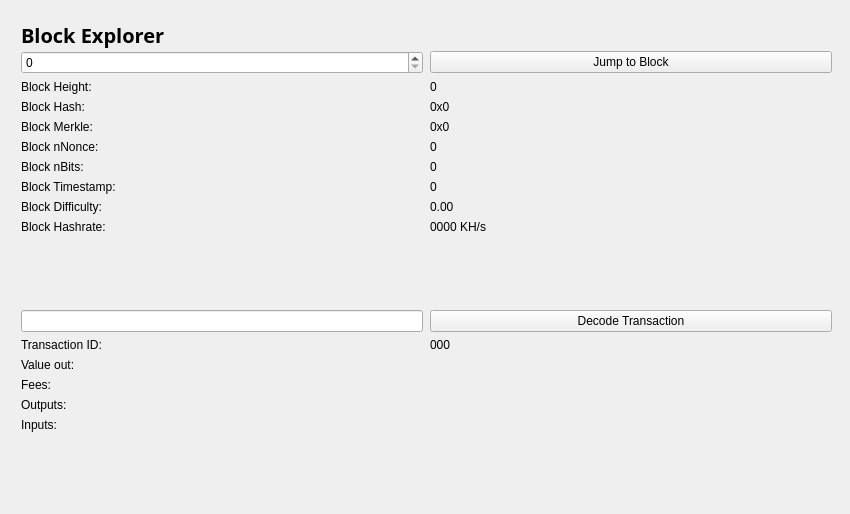
<?xml version="1.0" encoding="UTF-8"?>
<ui version="4.0">
 <class>BlockBrowser</class>
 <widget class="QWidget" name="BlockBrowser">
  <property name="windowModality">
   <enum>Qt::NonModal</enum>
  </property>
  <property name="enabled">
   <bool>true</bool>
  </property>
  <property name="geometry">
   <rect>
    <x>0</x>
    <y>0</y>
    <width>850</width>
    <height>514</height>
   </rect>
  </property>
  <property name="sizePolicy">
   <sizepolicy hsizetype="Expanding" vsizetype="Expanding">
    <horstretch>0</horstretch>
    <verstretch>0</verstretch>
   </sizepolicy>
  </property>
  <property name="minimumSize">
   <size>
    <width>0</width>
    <height>0</height>
   </size>
  </property>
  <property name="acceptDrops">
   <bool>false</bool>
  </property>
  <property name="windowTitle">
   <string>Form</string>
  </property>
  <layout class="QGridLayout">
   <property name="sizeConstraint">
    <enum>QLayout::SetMaximumSize</enum>
   </property>
   <property name="leftMargin">
    <number>21</number>
   </property>
   <property name="topMargin">
    <number>21</number>
   </property>
   <property name="rightMargin">
    <number>10</number>
   </property>
   <item row="1" column="0">
    <widget class="QWidget" name="widget" native="true">
     <property name="sizePolicy">
      <sizepolicy hsizetype="Expanding" vsizetype="Expanding">
       <horstretch>0</horstretch>
       <verstretch>0</verstretch>
      </sizepolicy>
     </property>
     <widget class="QWidget" name="layoutWidget">
      <property name="geometry">
       <rect>
        <x>0</x>
        <y>0</y>
        <width>699</width>
        <height>27</height>
       </rect>
      </property>
      <layout class="QHBoxLayout" name="horizontalLayout_4">
       <property name="spacing">
        <number>7</number>
       </property>
       <item>
        <widget class="QLabel" name="label_5">
         <property name="font">
          <font>
           <family>Open Sans,sans-serif</family>
          </font>
         </property>
         <property name="text">
          <string>&lt;html&gt;&lt;head/&gt;&lt;body&gt;&lt;p&gt;&lt;span style=&quot; font-size:20px; font-weight:600; color:#000000;&quot;&gt;Block Explorer &lt;/span&gt;&lt;/p&gt;&lt;/body&gt;&lt;/html&gt;</string>
         </property>
        </widget>
       </item>
       <item>
        <spacer name="horizontalSpacer_2">
         <property name="orientation">
          <enum>Qt::Horizontal</enum>
         </property>
         <property name="sizeHint" stdset="0">
          <size>
           <width>40</width>
           <height>20</height>
          </size>
         </property>
        </spacer>
       </item>
      </layout>
     </widget>
     <widget class="QWidget" name="layoutWidget_2">
      <property name="geometry">
       <rect>
        <x>0</x>
        <y>30</y>
        <width>811</width>
        <height>451</height>
       </rect>
      </property>
      <layout class="QGridLayout" name="gridLayout_3" rowstretch="0,0,0,0,0,0,0,0,0,0,0,0,0,0,0,0,0,0,0" columnstretch="0,0">
       <property name="sizeConstraint">
        <enum>QLayout::SetDefaultConstraint</enum>
       </property>
       <property name="horizontalSpacing">
        <number>7</number>
       </property>
       <item row="18" column="0">
        <spacer name="verticalSpacer">
         <property name="orientation">
          <enum>Qt::Vertical</enum>
         </property>
         <property name="sizeHint" stdset="0">
          <size>
           <width>20</width>
           <height>40</height>
          </size>
         </property>
        </spacer>
       </item>
       <item row="12" column="1">
        <widget class="QPushButton" name="txButton">
         <property name="text">
          <string>Decode Transaction</string>
         </property>
        </widget>
       </item>
       <item row="17" column="0">
        <widget class="QLabel" name="inputLabel">
         <property name="text">
          <string>Inputs:</string>
         </property>
         <property name="alignment">
          <set>Qt::AlignLeading|Qt::AlignLeft|Qt::AlignTop</set>
         </property>
        </widget>
       </item>
       <item row="10" column="1">
        <widget class="QLabel" name="pawBox">
         <property name="text">
          <string>0000 KH/s</string>
         </property>
        </widget>
       </item>
       <item row="14" column="0">
        <widget class="QLabel" name="valueLabel">
         <property name="text">
          <string>Value out:</string>
         </property>
        </widget>
       </item>
       <item row="13" column="0">
        <widget class="QLabel" name="txLabel">
         <property name="text">
          <string>Transaction ID:</string>
         </property>
        </widget>
       </item>
       <item row="9" column="1">
        <widget class="QLabel" name="hardBox">
         <property name="text">
          <string>0.00</string>
         </property>
        </widget>
       </item>
       <item row="13" column="1">
        <widget class="QLabel" name="txID">
         <property name="text">
          <string>000</string>
         </property>
        </widget>
       </item>
       <item row="17" column="1">
        <widget class="QLabel" name="inputBox">
         <property name="text">
          <string/>
         </property>
         <property name="alignment">
          <set>Qt::AlignLeading|Qt::AlignLeft|Qt::AlignTop</set>
         </property>
        </widget>
       </item>
       <item row="14" column="1">
        <widget class="QLabel" name="valueBox">
         <property name="text">
          <string/>
         </property>
        </widget>
       </item>
       <item row="9" column="0">
        <widget class="QLabel" name="hardLabel">
         <property name="text">
          <string>Block Difficulty:</string>
         </property>
        </widget>
       </item>
       <item row="1" column="0">
        <widget class="QSpinBox" name="heightBox">
         <property name="sizePolicy">
          <sizepolicy hsizetype="Preferred" vsizetype="Fixed">
           <horstretch>0</horstretch>
           <verstretch>0</verstretch>
          </sizepolicy>
         </property>
         <property name="maximum">
          <number>99999999</number>
         </property>
        </widget>
       </item>
       <item row="3" column="0">
        <widget class="QLabel" name="heightLabel_2">
         <property name="text">
          <string>Block Height:</string>
         </property>
        </widget>
       </item>
       <item row="8" column="1">
        <widget class="QLabel" name="timeBox">
         <property name="text">
          <string>0</string>
         </property>
        </widget>
       </item>
       <item row="1" column="1">
        <widget class="QPushButton" name="blockButton">
         <property name="text">
          <string>Jump to Block</string>
         </property>
        </widget>
       </item>
       <item row="5" column="0">
        <widget class="QLabel" name="merkleLabel">
         <property name="text">
          <string>Block Merkle:</string>
         </property>
        </widget>
       </item>
       <item row="4" column="0">
        <widget class="QLabel" name="hashLabel">
         <property name="text">
          <string>Block Hash:</string>
         </property>
        </widget>
       </item>
       <item row="15" column="1">
        <widget class="QLabel" name="feesBox">
         <property name="text">
          <string/>
         </property>
        </widget>
       </item>
       <item row="10" column="0">
        <widget class="QLabel" name="pawLabel">
         <property name="text">
          <string>Block Hashrate:</string>
         </property>
        </widget>
       </item>
       <item row="3" column="1">
        <widget class="QLabel" name="heightLabel">
         <property name="text">
          <string>0</string>
         </property>
        </widget>
       </item>
       <item row="15" column="0">
        <widget class="QLabel" name="feesLabel">
         <property name="text">
          <string>Fees:</string>
         </property>
        </widget>
       </item>
       <item row="7" column="0">
        <widget class="QLabel" name="bitsLabel">
         <property name="text">
          <string>Block nBits:</string>
         </property>
        </widget>
       </item>
       <item row="7" column="1">
        <widget class="QLabel" name="bitsBox">
         <property name="text">
          <string>0</string>
         </property>
        </widget>
       </item>
       <item row="5" column="1">
        <widget class="QLabel" name="merkleBox">
         <property name="minimumSize">
          <size>
           <width>187</width>
           <height>0</height>
          </size>
         </property>
         <property name="text">
          <string>0x0</string>
         </property>
        </widget>
       </item>
       <item row="16" column="0">
        <widget class="QLabel" name="outputLabel">
         <property name="text">
          <string>Outputs:</string>
         </property>
         <property name="alignment">
          <set>Qt::AlignLeading|Qt::AlignLeft|Qt::AlignTop</set>
         </property>
        </widget>
       </item>
       <item row="16" column="1">
        <widget class="QLabel" name="outputBox">
         <property name="text">
          <string/>
         </property>
         <property name="alignment">
          <set>Qt::AlignLeading|Qt::AlignLeft|Qt::AlignTop</set>
         </property>
        </widget>
       </item>
       <item row="6" column="0">
        <widget class="QLabel" name="nonceLabel">
         <property name="text">
          <string>Block nNonce:</string>
         </property>
        </widget>
       </item>
       <item row="6" column="1">
        <widget class="QLabel" name="nonceBox">
         <property name="text">
          <string>0</string>
         </property>
        </widget>
       </item>
       <item row="8" column="0">
        <widget class="QLabel" name="timeLabel">
         <property name="text">
          <string>Block Timestamp:</string>
         </property>
        </widget>
       </item>
       <item row="4" column="1">
        <widget class="QLabel" name="hashBox">
         <property name="enabled">
          <bool>true</bool>
         </property>
         <property name="sizePolicy">
          <sizepolicy hsizetype="Preferred" vsizetype="Preferred">
           <horstretch>0</horstretch>
           <verstretch>0</verstretch>
          </sizepolicy>
         </property>
         <property name="minimumSize">
          <size>
           <width>0</width>
           <height>0</height>
          </size>
         </property>
         <property name="text">
          <string>0x0</string>
         </property>
        </widget>
       </item>
       <item row="12" column="0">
        <widget class="QLineEdit" name="txBox">
         <property name="sizePolicy">
          <sizepolicy hsizetype="Preferred" vsizetype="Fixed">
           <horstretch>0</horstretch>
           <verstretch>0</verstretch>
          </sizepolicy>
         </property>
         <property name="inputMask">
          <string comment="Transaction id" extracomment="Transaction id"/>
         </property>
         <property name="placeholderText">
          <string comment="Transaction ID" extracomment="Transaction ID"/>
         </property>
        </widget>
       </item>
       <item row="11" column="0">
        <spacer name="verticalSpacer_2">
         <property name="orientation">
          <enum>Qt::Vertical</enum>
         </property>
         <property name="sizeHint" stdset="0">
          <size>
           <width>20</width>
           <height>40</height>
          </size>
         </property>
        </spacer>
       </item>
      </layout>
     </widget>
    </widget>
   </item>
  </layout>
 </widget>
 <resources/>
 <connections/>
</ui>
